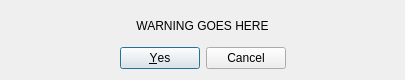
<?xml version="1.0" encoding="UTF-8"?>
<ui version="4.0">
 <class>overwritedialog</class>
 <widget class="QDialog" name="overwritedialog">
  <property name="windowModality">
   <enum>Qt::WindowModality::ApplicationModal</enum>
  </property>
  <property name="geometry">
   <rect>
    <x>0</x>
    <y>0</y>
    <width>405</width>
    <height>80</height>
   </rect>
  </property>
  <property name="windowTitle">
   <string>WARNING</string>
  </property>
  <layout class="QVBoxLayout" name="verticalLayout">
   <item>
    <widget class="QLabel" name="label">
     <property name="text">
      <string>WARNING GOES HERE</string>
     </property>
     <property name="alignment">
      <set>Qt::AlignmentFlag::AlignCenter</set>
     </property>
    </widget>
   </item>
   <item>
    <widget class="QDialogButtonBox" name="buttonBox">
     <property name="orientation">
      <enum>Qt::Orientation::Horizontal</enum>
     </property>
     <property name="standardButtons">
      <set>QDialogButtonBox::StandardButton::Cancel|QDialogButtonBox::StandardButton::Yes</set>
     </property>
     <property name="centerButtons">
      <bool>true</bool>
     </property>
    </widget>
   </item>
  </layout>
 </widget>
 <resources/>
 <connections>
  <connection>
   <sender>buttonBox</sender>
   <signal>accepted()</signal>
   <receiver>overwritedialog</receiver>
   <slot>accept()</slot>
   <hints>
    <hint type="sourcelabel">
     <x>248</x>
     <y>254</y>
    </hint>
    <hint type="destinationlabel">
     <x>157</x>
     <y>274</y>
    </hint>
   </hints>
  </connection>
  <connection>
   <sender>buttonBox</sender>
   <signal>rejected()</signal>
   <receiver>overwritedialog</receiver>
   <slot>reject()</slot>
   <hints>
    <hint type="sourcelabel">
     <x>316</x>
     <y>260</y>
    </hint>
    <hint type="destinationlabel">
     <x>286</x>
     <y>274</y>
    </hint>
   </hints>
  </connection>
 </connections>
</ui>
